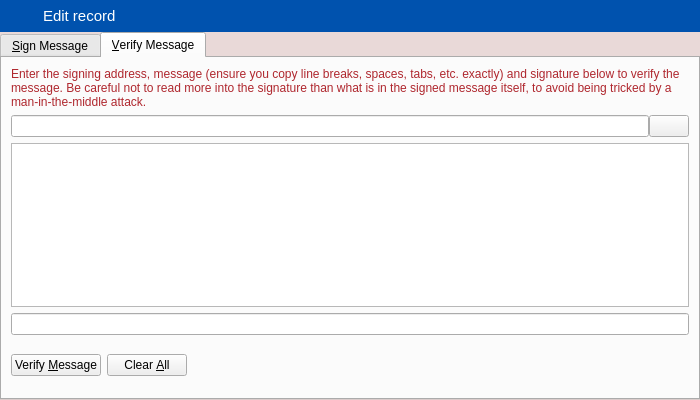
<?xml version="1.0" encoding="UTF-8"?>
<ui version="4.0">
 <class>SignVerifyMessageDialog</class>
 <widget class="QDialog" name="SignVerifyMessageDialog">
  <property name="geometry">
   <rect>
    <x>0</x>
    <y>0</y>
    <width>700</width>
    <height>400</height>
   </rect>
  </property>
  <property name="windowTitle">
   <string>Signatures - Sign / Verify a Message</string>
  </property>
  <property name="styleSheet">
   <string notr="true">QLabel {
	color: #AF272E;
}

QDialog {
	background-color: #E9D9D8;
}</string>
  </property>
  <property name="modal">
   <bool>true</bool>
  </property>
  <layout class="QVBoxLayout" name="verticalLayout">
   <property name="spacing">
    <number>0</number>
   </property>
   <property name="margin">
    <number>0</number>
   </property>
   <item>
    <widget class="QWidget" name="wHeader" native="true">
     <property name="minimumSize">
      <size>
       <width>0</width>
       <height>32</height>
      </size>
     </property>
     <property name="maximumSize">
      <size>
       <width>16777215</width>
       <height>32</height>
      </size>
     </property>
     <property name="styleSheet">
      <string notr="true">#wHeader {
	background-color: #0052AE;
}</string>
     </property>
     <property name="is_header" stdset="0">
      <bool>true</bool>
     </property>
     <layout class="QHBoxLayout" name="horizontalLayout_19">
      <property name="margin">
       <number>0</number>
      </property>
      <item>
       <spacer name="horizontalSpacer_26">
        <property name="orientation">
         <enum>Qt::Horizontal</enum>
        </property>
        <property name="sizeType">
         <enum>QSizePolicy::Fixed</enum>
        </property>
        <property name="sizeHint" stdset="0">
         <size>
          <width>7</width>
          <height>20</height>
         </size>
        </property>
       </spacer>
      </item>
      <item>
       <widget class="QLabel" name="label_33">
        <property name="sizePolicy">
         <sizepolicy hsizetype="Preferred" vsizetype="Preferred">
          <horstretch>0</horstretch>
          <verstretch>0</verstretch>
         </sizepolicy>
        </property>
        <property name="minimumSize">
         <size>
          <width>30</width>
          <height>30</height>
         </size>
        </property>
        <property name="maximumSize">
         <size>
          <width>30</width>
          <height>30</height>
         </size>
        </property>
        <property name="text">
         <string/>
        </property>
        <property name="pixmap">
         <pixmap resource="../res.qrc">:/res/edit_record_icon.png</pixmap>
        </property>
       </widget>
      </item>
      <item>
       <widget class="QLabel" name="lbTitle">
        <property name="font">
         <font>
          <pointsize>11</pointsize>
          <stylestrategy>PreferAntialias</stylestrategy>
         </font>
        </property>
        <property name="styleSheet">
         <string notr="true">QLabel {
	color: #FFFFFF;
}</string>
        </property>
        <property name="text">
         <string>Edit record</string>
        </property>
       </widget>
      </item>
      <item>
       <widget class="QPushButton" name="bClose">
        <property name="minimumSize">
         <size>
          <width>30</width>
          <height>30</height>
         </size>
        </property>
        <property name="maximumSize">
         <size>
          <width>30</width>
          <height>30</height>
         </size>
        </property>
        <property name="styleSheet">
         <string notr="true">QPushButton {
	image: url(:/res/close_normal.png);
	border: 0px solid gray;
}
QPushButton:pressed:flat {
	image: url(:/res/close_normal.png);
}

QPushButton:hover {
	image: url(:/res/close_hover.png);
}</string>
        </property>
        <property name="text">
         <string notr="true"/>
        </property>
        <property name="flat">
         <bool>true</bool>
        </property>
       </widget>
      </item>
     </layout>
    </widget>
   </item>
   <item>
    <widget class="QTabWidget" name="tabWidget">
     <property name="currentIndex">
      <number>1</number>
     </property>
     <widget class="QWidget" name="tabSignMessage">
      <attribute name="title">
       <string>&amp;Sign Message</string>
      </attribute>
      <layout class="QVBoxLayout" name="verticalLayout_SM">
       <item>
        <widget class="QLabel" name="infoLabel_SM">
         <property name="text">
          <string>You can sign messages with your addresses to prove you own them. Be careful not to sign anything vague, as phishing attacks may try to trick you into signing your identity over to them. Only sign fully-detailed statements you agree to.</string>
         </property>
         <property name="textFormat">
          <enum>Qt::PlainText</enum>
         </property>
         <property name="wordWrap">
          <bool>true</bool>
         </property>
        </widget>
       </item>
       <item>
        <layout class="QHBoxLayout" name="horizontalLayout_1_SM">
         <property name="spacing">
          <number>0</number>
         </property>
         <item>
          <widget class="QValidatedLineEdit" name="addressIn_SM">
           <property name="toolTip">
            <string>The address to sign the message with (e.g. MNS17iag9jJgTHD1VXjvLCEnZuQ3rJDE9L)</string>
           </property>
           <property name="maxLength">
            <number>34</number>
           </property>
          </widget>
         </item>
         <item>
          <widget class="QPushButton" name="addressBookButton_SM">
           <property name="toolTip">
            <string>Choose an address from the address book</string>
           </property>
           <property name="text">
            <string/>
           </property>
           <property name="icon">
            <iconset resource="../blazecoin.qrc">
             <normaloff>:/icons/address-book</normaloff>:/icons/address-book</iconset>
           </property>
           <property name="shortcut">
            <string>Alt+A</string>
           </property>
           <property name="autoDefault">
            <bool>false</bool>
           </property>
          </widget>
         </item>
         <item>
          <widget class="QPushButton" name="pasteButton_SM">
           <property name="toolTip">
            <string>Paste address from clipboard</string>
           </property>
           <property name="text">
            <string/>
           </property>
           <property name="icon">
            <iconset resource="../blazecoin.qrc">
             <normaloff>:/icons/editpaste</normaloff>:/icons/editpaste</iconset>
           </property>
           <property name="shortcut">
            <string>Alt+P</string>
           </property>
           <property name="autoDefault">
            <bool>false</bool>
           </property>
          </widget>
         </item>
        </layout>
       </item>
       <item>
        <widget class="QPlainTextEdit" name="messageIn_SM">
         <property name="toolTip">
          <string>Enter the message you want to sign here</string>
         </property>
        </widget>
       </item>
       <item>
        <widget class="QLabel" name="signatureLabel_SM">
         <property name="text">
          <string>Signature</string>
         </property>
         <property name="textFormat">
          <enum>Qt::PlainText</enum>
         </property>
        </widget>
       </item>
       <item>
        <layout class="QHBoxLayout" name="horizontalLayout_2_SM">
         <property name="spacing">
          <number>0</number>
         </property>
         <item>
          <widget class="QLineEdit" name="signatureOut_SM">
           <property name="font">
            <font>
             <italic>true</italic>
            </font>
           </property>
           <property name="readOnly">
            <bool>true</bool>
           </property>
          </widget>
         </item>
         <item>
          <widget class="QPushButton" name="copySignatureButton_SM">
           <property name="toolTip">
            <string>Copy the current signature to the system clipboard</string>
           </property>
           <property name="text">
            <string/>
           </property>
           <property name="icon">
            <iconset resource="../blazecoin.qrc">
             <normaloff>:/icons/editcopy</normaloff>:/icons/editcopy</iconset>
           </property>
           <property name="autoDefault">
            <bool>false</bool>
           </property>
          </widget>
         </item>
        </layout>
       </item>
       <item>
        <layout class="QHBoxLayout" name="horizontalLayout_3_SM">
         <item>
          <widget class="QPushButton" name="signMessageButton_SM">
           <property name="toolTip">
            <string>Sign the message to prove you own this Blazecoin address</string>
           </property>
           <property name="text">
            <string>Sign &amp;Message</string>
           </property>
           <property name="icon">
            <iconset resource="../blazecoin.qrc">
             <normaloff>:/icons/edit</normaloff>:/icons/edit</iconset>
           </property>
           <property name="autoDefault">
            <bool>false</bool>
           </property>
          </widget>
         </item>
         <item>
          <widget class="QPushButton" name="clearButton_SM">
           <property name="toolTip">
            <string>Reset all sign message fields</string>
           </property>
           <property name="text">
            <string>Clear &amp;All</string>
           </property>
           <property name="icon">
            <iconset resource="../blazecoin.qrc">
             <normaloff>:/icons/remove</normaloff>:/icons/remove</iconset>
           </property>
           <property name="autoDefault">
            <bool>false</bool>
           </property>
          </widget>
         </item>
         <item>
          <spacer name="horizontalSpacer_1_SM">
           <property name="orientation">
            <enum>Qt::Horizontal</enum>
           </property>
           <property name="sizeHint" stdset="0">
            <size>
             <width>40</width>
             <height>48</height>
            </size>
           </property>
          </spacer>
         </item>
         <item>
          <widget class="QLabel" name="statusLabel_SM">
           <property name="font">
            <font>
             <weight>75</weight>
             <bold>true</bold>
            </font>
           </property>
           <property name="text">
            <string/>
           </property>
           <property name="wordWrap">
            <bool>true</bool>
           </property>
          </widget>
         </item>
         <item>
          <spacer name="horizontalSpacer_2_SM">
           <property name="orientation">
            <enum>Qt::Horizontal</enum>
           </property>
           <property name="sizeHint" stdset="0">
            <size>
             <width>40</width>
             <height>48</height>
            </size>
           </property>
          </spacer>
         </item>
        </layout>
       </item>
      </layout>
     </widget>
     <widget class="QWidget" name="tabVerifyMessage">
      <attribute name="title">
       <string>&amp;Verify Message</string>
      </attribute>
      <layout class="QVBoxLayout" name="verticalLayout_VM">
       <item>
        <widget class="QLabel" name="infoLabel_VM">
         <property name="text">
          <string>Enter the signing address, message (ensure you copy line breaks, spaces, tabs, etc. exactly) and signature below to verify the message. Be careful not to read more into the signature than what is in the signed message itself, to avoid being tricked by a man-in-the-middle attack.</string>
         </property>
         <property name="textFormat">
          <enum>Qt::PlainText</enum>
         </property>
         <property name="alignment">
          <set>Qt::AlignLeading|Qt::AlignLeft|Qt::AlignTop</set>
         </property>
         <property name="wordWrap">
          <bool>true</bool>
         </property>
        </widget>
       </item>
       <item>
        <layout class="QHBoxLayout" name="horizontalLayout_1_VM">
         <property name="spacing">
          <number>0</number>
         </property>
         <item>
          <widget class="QValidatedLineEdit" name="addressIn_VM">
           <property name="toolTip">
            <string>The address the message was signed with (e.g. MNS17iag9jJgTHD1VXjvLCEnZuQ3rJDE9L)</string>
           </property>
           <property name="maxLength">
            <number>34</number>
           </property>
          </widget>
         </item>
         <item>
          <widget class="QPushButton" name="addressBookButton_VM">
           <property name="toolTip">
            <string>Choose an address from the address book</string>
           </property>
           <property name="text">
            <string/>
           </property>
           <property name="icon">
            <iconset resource="../blazecoin.qrc">
             <normaloff>:/icons/address-book</normaloff>:/icons/address-book</iconset>
           </property>
           <property name="shortcut">
            <string>Alt+A</string>
           </property>
           <property name="autoDefault">
            <bool>false</bool>
           </property>
          </widget>
         </item>
        </layout>
       </item>
       <item>
        <widget class="QPlainTextEdit" name="messageIn_VM"/>
       </item>
       <item>
        <widget class="QValidatedLineEdit" name="signatureIn_VM"/>
       </item>
       <item>
        <layout class="QHBoxLayout" name="horizontalLayout_2_VM">
         <item>
          <widget class="QPushButton" name="verifyMessageButton_VM">
           <property name="toolTip">
            <string>Verify the message to ensure it was signed with the specified Blazecoin address</string>
           </property>
           <property name="text">
            <string>Verify &amp;Message</string>
           </property>
           <property name="icon">
            <iconset resource="../blazecoin.qrc">
             <normaloff>:/icons/transaction_0</normaloff>:/icons/transaction_0</iconset>
           </property>
           <property name="autoDefault">
            <bool>false</bool>
           </property>
          </widget>
         </item>
         <item>
          <widget class="QPushButton" name="clearButton_VM">
           <property name="toolTip">
            <string>Reset all verify message fields</string>
           </property>
           <property name="text">
            <string>Clear &amp;All</string>
           </property>
           <property name="icon">
            <iconset resource="../blazecoin.qrc">
             <normaloff>:/icons/remove</normaloff>:/icons/remove</iconset>
           </property>
           <property name="autoDefault">
            <bool>false</bool>
           </property>
          </widget>
         </item>
         <item>
          <spacer name="horizontalSpacer_1_VM">
           <property name="orientation">
            <enum>Qt::Horizontal</enum>
           </property>
           <property name="sizeHint" stdset="0">
            <size>
             <width>40</width>
             <height>48</height>
            </size>
           </property>
          </spacer>
         </item>
         <item>
          <widget class="QLabel" name="statusLabel_VM">
           <property name="font">
            <font>
             <weight>75</weight>
             <bold>true</bold>
            </font>
           </property>
           <property name="text">
            <string/>
           </property>
           <property name="wordWrap">
            <bool>true</bool>
           </property>
          </widget>
         </item>
         <item>
          <spacer name="horizontalSpacer_2_VM">
           <property name="orientation">
            <enum>Qt::Horizontal</enum>
           </property>
           <property name="sizeHint" stdset="0">
            <size>
             <width>40</width>
             <height>48</height>
            </size>
           </property>
          </spacer>
         </item>
        </layout>
       </item>
      </layout>
     </widget>
    </widget>
   </item>
  </layout>
 </widget>
 <customwidgets>
  <customwidget>
   <class>QValidatedLineEdit</class>
   <extends>QLineEdit</extends>
   <header>qvalidatedlineedit.h</header>
  </customwidget>
 </customwidgets>
 <resources>
  <include location="../blazecoin.qrc"/>
  <include location="../res.qrc"/>
 </resources>
 <connections>
  <connection>
   <sender>bClose</sender>
   <signal>clicked()</signal>
   <receiver>SignVerifyMessageDialog</receiver>
   <slot>reject()</slot>
   <hints>
    <hint type="sourcelabel">
     <x>489</x>
     <y>15</y>
    </hint>
    <hint type="destinationlabel">
     <x>349</x>
     <y>199</y>
    </hint>
   </hints>
  </connection>
 </connections>
</ui>
